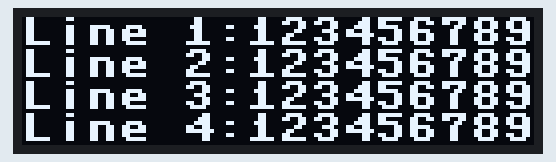
A program run on a simulated Raspberry Pi Pico running MicroPython. On the bench: 128×32 one-colour display. Library files of the repository ran but are not shown: ssd1306.py; what the program prints to the serial console is not drawn. At 0.1 s the program stops and its outputs stay as they are.

Above: at 0.2 s.

The program:

OLED_SMALL_ZERO.py
```python
from machine import Pin, I2C
from ssd1306 import SSD1306_I2C
import utime
import framebuf,sys
#==================================================================

WIDTH  = 128                                       # oled display width
HEIGHT = 32                                        # oled display height

image_byte_arr = b'BM\xbe\x00\x00\x00\x00\x00\x00\x00>\x00\x00\x00(\x00\x00\x00 \x00\x00\x00 \x00\x00\x00\x01\x00\x01\x00\x00\x00\x00\x00\x80\x00\x00\x00\xc4\x0e\x00\x00\xc4\x0e\x00\x00\x02\x00\x00\x00\x02\x00\x00\x00\x00\x00\x00\x00\xff\xff\xff\xff\xff\xfc?\xff\xff\xfb\xcf\xff\xff\xe7\xf7\xff\xff\xc7\xf1\xff\xffs\xc6\x7f\xfe\xf1\xcf\xbf\xfd\xf7\xef\xbf\xfd\xf7\xf7\xdf\xff\xff\xf7\xdf\xfb\xef\xf3\xdf\xf9\xc7\xf1\x8f\xf6\x13\xeco\xf7|>w\xf7~\x7fw\xf7\xfe\x7fw\xf7\xff\x7fo\xfb\x7f\x7fo\xfc~~\x1f\xfd\xbc=\xff\xff\xe3\xe3\xbf\xfe\xf7\xf7\xbf\xff\x7f\xff\x7f\xff3\xe4\xff\xffx\x1f\x7f\xfe\xfc?\xbf\xfd\xfe?\xff\xfb\xff\x7f\xdf\xfb\xff\x7f\xdf\xfb\xfe\x7f\xef\xfb\xff\xbf\xef\xf9\xfb\xdf\x9f\xff\x0f\xf0\xff'
image_width = 32
image_height = 32

#OLED I2C Configuration
#sdaPIN = machine.Pin(0)
#sclPIN = machine.Pin(1)
sdaPIN = machine.Pin(12)
sclPIN = machine.Pin(13)

i2c = machine.I2C(0, sda=sdaPIN, scl=sclPIN, freq= 200000)

print("I2C Address      : " + hex(i2c.scan()[0]).upper()) # Display device address
print("I2C Configuration: " + str(i2c))                   # Display I2C config
oled = SSD1306_I2C(WIDTH, HEIGHT, i2c) # Init oled display


#OLED Text display Function
def displayText(text, position=(0,0),clear_oled=True,show_text=True):
    if clear_oled:
        oled.fill(0) # Clear the oled display in case it has junk on it.
    oled.text(text,position[0],position[1]) # dispaying text
    if show_text:
        oled.show()  # Updating the display


#OLED Image display function

def displayImage(image_byte_array, image_resolution,position=(0,0),clear_oled=False,show_img=True):
    img = bytearray(image_byte_array)
    img = bytearray([img[i] for i in range(len(img)-1,-1,-1)])

    frame = framebuf.FrameBuffer(img, image_resolution[0], image_resolution[1], framebuf.MONO_HMSB) # MONO_HLSB, MONO_VLSB, MONO_HMSB

    if clear_oled:
        oled.fill(0) # clear the OLED
        print("clear")
    if show_img:
        oled.blit(frame, position[0],position[1]) # show the image at location (x=0,y=0)
        oled.show()

        print("display")

#==================================================================

#Display Text on OLED
digits = "1234567890"
text1 = "Line 1:"
text2 = "Line 2:"
text3 = "Line 3:"
text4 = "Line 4:"

displayText(text1 + digits,(0,0),clear_oled=False,show_text=True)

displayText(text2 + digits,(0,8),clear_oled=False,show_text=True)

displayText(text3 + digits,(0,16),clear_oled=False,show_text=True)

displayText(text4 + digits,(0,24),clear_oled=False,show_text=True)


#displayImage(image_byte_arr,(image_width,image_height),(0,8),clear_oled=False)
```
